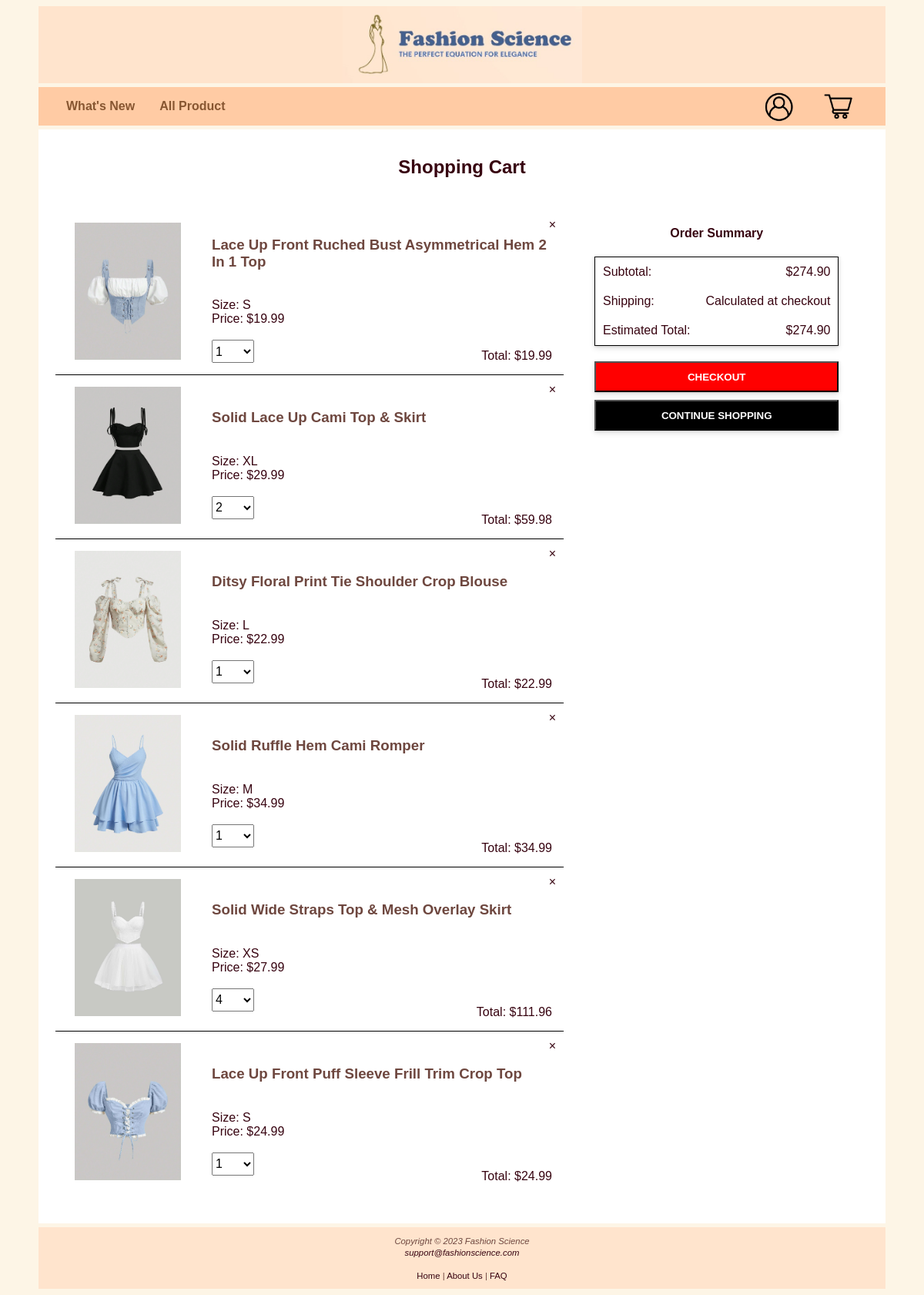
Screenshot of /shopping-cart.php (signed in) with the database file from the repository.
### tables this page shows
CREATE TABLE CartItems (
    CartItemID INT PRIMARY KEY AUTO_INCREMENT,
    UserID INT NOT NULL,
    ProductID INT NOT NULL,
    Quantity INT NOT NULL,
    Size VARCHAR(5)
);

CREATE TABLE Products (
    ProductID INT PRIMARY KEY AUTO_INCREMENT,
    ProductName VARCHAR(100) NOT NULL,
    Description TEXT,
    Price DECIMAL(10, 2) NOT NULL,
    CategoryID INT NOT NULL,
    LengthID INT,
    SleeveLengthID INT,
    StockQuantity INT NOT NULL,
    ImageURL VARCHAR(255)
);

### shopping-cart.php (the view, shortened to what this page needs)
<!DOCTYPE html>
<html lang="en">
<head>
<link rel="stylesheet" href="styling.css">
</head>
<body>
    <div id="wrapper">
        <header>
            <a href="index.php"><img src="logo.jpg" height="100" width="311"></a>
        </header>
        <nav>
            <div id="left-nav">
                <a class="active" href="index.php">What's New</a>
                <a href="product_page.php">All Product</a>
            </div>
            <div id="right-nav">
                <img src="login.jpg" id="profile-icon" onclick="showDropdown()" width="46" height="40">
                <img src="shopping-cart.jpg" onclick="showCart()" width="48" height="40">
            </div>
        </nav>
        <div id="content">
            <h2>Shopping Cart</h2>
            <?php
                if (isset($_SESSION['email'])) {
                    $email = $_SESSION['email'];
                    $db = new mysqli(DB_SERVER, DB_USER, DB_PASS, DB_NAME);
                    $sql = "SELECT C.CartItemID, C.ProductID, P.ImageURL, P.ProductName, C.Size, P.Price, C.Quantity FROM CartItems C
                            JOIN Products P ON C.ProductID = P.ProductID
                            JOIN Users U ON C.UserID = U.UserID
                            WHERE U.Email = '$email'";
                    $result = $db->query($sql);
                    if ($result->num_rows > 0) {
                        echo '<div id="table-container"><table class="cart-item">';
                        while ($row = $result->fetch_assoc()) {
                            echo '<tr class="product-details" id="' . $row['CartItemID'] . '">';
                            echo '<td><a href="product.php?id=' . $row['ProductID'] . '"><img src="' . $row['ImageURL'] . '" alt="Product Image"></a></td>';
                            echo '<td>';
                            echo '<h3><a href="product.php?id=' . $row['ProductID'] . '">' . $row['ProductName'] . '</a></h3><br>';
                            echo 'Size: ' . $row['Size'] . '<br>';
                            echo 'Price: $<span class="price">' . $row['Price'] . '</span><br><br>';
                            echo '<select size="1" name="quantity" class="quantity-control">';
                            for ($i = 1; $i <= 6; $i++) {
                                echo '<option value="' . $i . '"';
                                if ($i == $row['Quantity']) {
                                    echo ' selected';
                                }
                                echo '>' . $i . '</option>';
                            }
                            echo '</select>';
                            echo '<span class="item-total">Total: $<span class="item-total-price">' . ($row['Price'] * $row['Quantity']) . '</span></span>';
                            echo '<span class="remove-button" id="' . $row['CartItemID'] . '">&times;</span></td>';
                            echo '</tr>';
                        }
                        echo '</table>';
                        echo '<div class="order-summary">';
                        echo '<h4>Order Summary</h4>';
                        echo '<table>';
                        echo '<tr>';
                        echo '<td>Subtotal: </td>';
                        echo '<td>$<span class="subtotal"></span></td>';
                        echo '</tr>';
                        echo '<tr>';
                        echo '<td>Shipping: </td>';
                        echo '<td>Calculated at checkout</td>';
                        echo '</tr>';
                        echo '<tr>';
                        echo '<td>Estimated Total:</td>';
                        echo '<td>$<span class="subtotal"></span></td>';
                        echo '</tr>';
                        echo '</table>';
                        echo '<a href="checkout.php"><button id="checkout-button">CHECKOUT</button></a>';
                        echo '<a href="index.php"><button id="continue-shopping">CONTINUE SHOPPING</button></a>';
                        echo '</div>';
                        echo '</div>';
                    } else {
                        echo '<h3>No items in your cart yet? <br>Start exploring our products and add your favorites right away!</h3>';
                    }
                }
            ?>
        </div>
        <footer>
            <small>
                <i>
                Copyright &copy; 2023 Fashion Science<br>
                <a href="mailto:support@fashionscience.com">support@fashionscience.com</a>
                <br><br>
                </i>
                <a href="index.php">Home</a> | <a href="about_us.php">About Us</a> | <a href="faq.php">FAQ</a>
            </small>
        </footer>
    </div>
</body>
</html>

### styling.css (style rules this page uses)
body { font-family: Verdana, Arial, sans-serif; background-color: #fdf5e6; }
header { background-color: #FFE4CD; height: 100px; }
#wrapper { background-color: #fdf5e6; color: #6E473F; width: 1100px; margin: auto; text-align: center; }
nav { background-color: #ffcba4; color: #c1885d; width: 1100px; margin: auto; align-items: center; margin-top: 5px; height: 50px; display: flex; justify-content: space-between; font-weight: bold; position: sticky; top: 0; z-index: 2; }
nav a { margin: 14px 16px; text-decoration: none; color: #875631; float: left; position: relative; }
#left-nav a::after { content: ""; position: absolute; left: 0; right: 0; bottom: -8px; background: #875631; height: 3px; transform: scaleX(0); transform-origin: 50%; transition: transform 0.3s; }
#left-nav { margin-left: 20px; }
#right-nav { margin-right: 20px; display: flex; position: relative; }
#right-nav img { cursor: pointer; margin: 14px 16px; }
#content { background-color: #ffffff; color: #370310; width: 1100px; margin-top: 5px; margin-bottom: 5px; text-align: center; padding-top: 15px; padding-bottom: 15px; }
#content img { margin: 0 10px; }
footer { background-color: #FFE4CD; width: 1100px; font-size: 85%; text-align: center; padding-top: 10px; padding-bottom: 10px; }
footer a { color: #370310; text-decoration: none; }

### shopping-cart.php (style rules this page uses)
#table-container { display: flex; padding: 22px; }
.cart-item { border-collapse: collapse; margin-right: 40px; text-align: left; }
.cart-item tr { border-bottom: 1px solid #000; position: relative; }
.cart-item tr:last-child { border-bottom: none; }
.cart-item td:last-child { width: 442px; }
.cart-item td { padding: 15px; }
.cart-item h3 a { text-decoration: none; color: #6E473F; }
.cart-item img { width: 138px; height: 178px; }
.quantity-control { cursor: pointer; width: 55px; height: 30px; font-size: 16px; }
.remove-button { position: absolute; top: 0; right: 0; padding: 10px; cursor: pointer; height: 15px; }
.item-total { position: absolute; bottom: 0; right: 0; padding: 15px; }
button { cursor: pointer; font-weight: bold; box-shadow: 0 3px 7px 0 rgba(0, 0, 0, .13), 0 1px 2px 0 rgba(0, 0, 0, .11); }
.order-summary { height: max-content; position: sticky; top: 70px; z-index: 1; background-color: white; }
.order-summary table { border-collapse: collapse; border: 1px solid #000; box-shadow: 0 3px 7px 0 rgba(0, 0, 0, .13), 0 1px 2px 0 rgba(0, 0, 0, .11); }
.order-summary td { padding: 10px; }
.order-summary td:nth-child(1) { text-align: left; }
.order-summary td:nth-child(2) { text-align: right; }
#checkout-button { width: 100%; height: 40px; background-color: red; color: #fff; margin: 20px 0px 5px 0px; }
#continue-shopping { width: 100%; height: 40px; background-color: #000; color: #fff; margin: 5px 0px; }

### rows the page displays
cartitems: ProductID.ImageURL (picture), ProductID.ProductName "Lace Up Front Ruched Bust Asymmetrical Hem 2 In 1 Top", Size "S", ProductID.Price "19.99", quantity "1", $row['Price']*$row['Quantity'] "19.99"
cartitems: ProductID.ImageURL (picture), ProductID.ProductName "Solid Lace Up Cami Top & Skirt", Size "XL", ProductID.Price "29.99", quantity "2", $row['Price'] * $row['Quantity'] "59.98"
cartitems: ProductID.ImageURL (picture), ProductID.ProductName "Ditsy Floral Print Tie Shoulder Crop Blouse", Size "L", ProductID.Price "22.99", quantity "1", $row['Price']*$row['Quantity'] "22.99"
cartitems: ProductID.ImageURL (picture), ProductID.ProductName "Solid Ruffle Hem Cami Romper", Size "M", ProductID.Price "34.99", quantity "1", $row['Price']*$row['Quantity'] "34.99"
cartitems: ProductID.ImageURL (picture), ProductID.ProductName "Solid Wide Straps Top & Mesh Overlay Skirt", Size "XS", ProductID.Price "27.99", quantity "4", $row['Price'] * $row['Quantity'] "111.96"
cartitems: ProductID.ImageURL (picture), ProductID.ProductName "Lace Up Front Puff Sleeve Frill Trim Crop Top", Size "S", ProductID.Price "24.99", quantity "1", $row['Price']*$row['Quantity'] "24.99"
